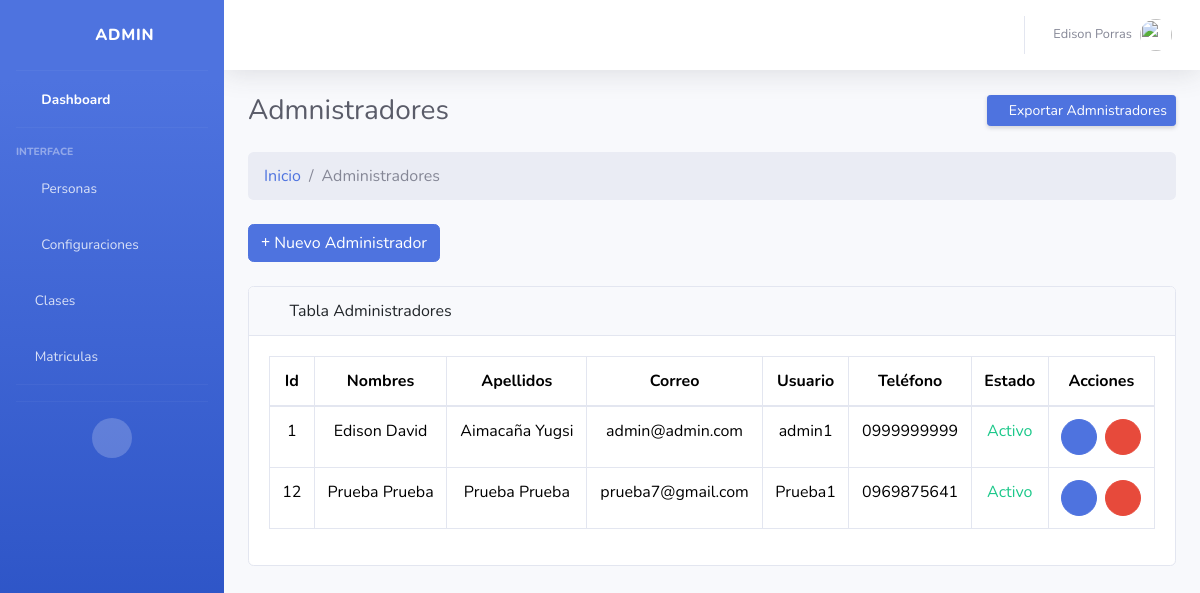
The page /administrador/ (signed in) on the database its author committed.
### Aplicaciones/core/models.py (models this page shows, shortened)
class Administradores(models.Model):
    adm_id = models.AutoField(primary_key=True)
    fk_id_persona = models.ForeignKey(Personas,verbose_name='Persona',on_delete=models.CASCADE)
    adm_fotografia = models.ImageField(upload_to='administradores/' ,default=None,null=True,blank=True,verbose_name="Fotografía:")
    adm_estado = models.BooleanField(default=True,verbose_name='Estado:')

class Personas(models.Model):
    per_id = models.AutoField(primary_key=True)
    fk_id_usuario = models.ForeignKey(User,verbose_name='Usuario',on_delete=models.CASCADE)
    per_segundo_nombre = models.CharField(max_length=50,default="Null",null=False,verbose_name="Segundo nombre:")
    per_segundo_apellido = models.CharField(max_length=50,default="Null",null=False,verbose_name="Segundo apellido:")
    per_fecha_nacimiento = models.DateField(
    null=True,          # permite guardar NULL en la base de datos
    blank=True,         # permite dejarlo en blanco en formularios
    verbose_name="Fecha de nacimiento:"
)
    per_cedula = models.CharField(max_length=15,default="Null",null=False,verbose_name="Cédula:")
    per_telefono = models.CharField(max_length=15,default="Null",null=True,verbose_name="Teléfono:")
    per_fecha_actualizacion = models.DateTimeField(auto_now=True,verbose_name='Actualizado el:')

### Aplicaciones/core/views/crud_administrador_views.py (the view)
# urls.py: path('', loguin_views.index, name='loguin_index'),
@admin_required  # ← AGREGAR ESTE DECORADOR
def index(request):
    administradores = Administradores.objects.exclude(fk_id_persona__fk_id_usuario=request.user)
    return render(request, 'administrador/index.html', {'administradores': administradores})

### Aplicaciones/core/context_processors.py (called while the page is built, shortened)
def foto_perfil_usuario(request):
    if request.user.is_authenticated:
        try:
            persona = Personas.objects.get(fk_id_usuario=request.user)
        except Personas.DoesNotExist:
            return {'foto_perfil': None}
    return {'foto_perfil': None}

### Aplicaciones/core/templates/administrador/index.html (shortened to what this page needs)
{% extends 'plantillas/MasterAdmin.html' %}
{% load static %}
{% block css %}
<link href="{% static 'vendor/fontawesome-free/css/all.min.css' %}" rel="stylesheet" type="text/css">
{% endblock %}
{% block content %}
<div class="container-fluid ">
  <div class="d-sm-flex align-items-center justify-content-between mb-4">
    <h1 class="h3 mb-0 text-gray-800">Admnistradores</h1>
    <a href="#" class="d-none d-sm-inline-block btn btn-sm btn-primary shadow-sm"> Exportar Admnistradores </a>
  </div>
  <ol class="breadcrumb mb-4">
    <li class="breadcrumb-item"><a href="{% url 'core_admin' %}">Inicio</a></li>
    <li class="breadcrumb-item active">Administradores</li>
  </ol>
  <div class="mb-4">
    <a href="{% url 'administrador_create' %}" class="btn btn-primary"><i class="fas fa-plus"></i> Nuevo
      Administrador</a>
  </div>
  <div class="card mb-4">
    <div class="card-header">
      <i class="fas fa-table me-1"></i>
      Tabla Administradores
    </div>
    <div class="card-body">
      <div class="table-responsive">
        <table class="table table-bordered text-center" id="tbl-admin" width="100%" cellspacing="0">
          <thead>
            <tr>
              <th>Id</th>
              <th>Nombres</th>
              <th>Apellidos</th>
              <th>Correo</th>
              <th>Usuario</th>
              <th>Teléfono</th>
              <th>Estado</th>
              <th>Acciones</th>
            </tr>
          </thead>
          <tbody>
            {% for admin in administradores %}
              <tr>
                <td>{{admin.adm_id}}</td>
                <td>{{admin.fk_id_persona.fk_id_usuario.first_name}} {{admin.fk_id_persona.per_segundo_nombre}}</td>
                <td>{{admin.fk_id_persona.fk_id_usuario.last_name}} {{admin.fk_id_persona.per_segundo_apellido}}</td>
                <td>{{admin.fk_id_persona.fk_id_usuario.email}}</td>
                <td>{{admin.fk_id_persona.fk_id_usuario.username}}</td>
                <td>{{admin.fk_id_persona.per_telefono}}</td>
                {% if admin.adm_estado %}
                  <td class="text-success">Activo</td>
                {% else %}
                  <td class="text-danger">Inactivo</td>
                {% endif %}
                <td>
                   <div class="d-flex gap-2 justify-content-center">
                    <a href="{%url 'administrador_edit' admin.adm_id%}" type="button" class="btn btn-sm btn-primary rounded-circle d-flex align-items-center justify-content-center" style="width: 36px; height: 36px;">
                      <span><i class="fas fa-pen"></i></span>
                    </a>
                    <a class="btn btn-sm btn-danger rounded-circle d-flex align-items-center justify-content-center" style="width: 36px; height: 36px;" data-bs-toggle="modal"
                      data-bs-target="#eliminarModal{{admin.adm_id}}"><i class="fas fa-trash"></i>
                  </a>
                  </div>
                </td>
              </tr>
            {% empty %}
              <tr>
                <td colspan="8">No hay administradores registrados</td>
              </tr>
            {% endfor %}
          </tbody>
        </table>
      </div>
    </div>
  </div>
</div>
{% endblock %}

### Aplicaciones/core/templates/plantillas/MasterAdmin.html (shortened to what this page needs)
{% load static %}
<!DOCTYPE html>
<html lang="es">
  <head>
    <link href="{% static 'vendor/fontawesome-free/css/all.min.css'%}" rel="stylesheet" type="text/css" />
    <link rel="stylesheet" href="{% static 'css/bootstrap.min.css' %}" />
    <link href="{% static 'vendor/bootstrap-select/css/bootstrap-select.min.css' %}" rel="stylesheet">
    <link href="{% static 'css/sb-admin-2.min.css' %}" rel="stylesheet" />
    {% block css %}
    {% endblock %}
  </head>
  <body id="page-top">
    <div id="wrapper">
      <ul class="navbar-nav bg-gradient-primary sidebar sidebar-dark accordion" id="accordionSidebar">
        <a class="sidebar-brand d-flex align-items-center justify-content-center" href="{% url 'core_admin' %}">
          <div class="sidebar-brand-icon rotate-n-15">
            <i class="fas fa-laugh-wink"></i>
          </div>
          <div class="sidebar-brand-text mx-3">
            Admin
          </div>
        </a>
        <hr class="sidebar-divider my-0" />
        <li class="nav-item active">
          <a class="nav-link" href="{% url 'core_admin' %}">
            <i class="fas fa-fw fa-tachometer-alt"></i>
            <span>Dashboard</span>
          </a>
        </li>
        <hr class="sidebar-divider" />
        <div class="sidebar-heading">Interface</div>
        <li class="nav-item">
          <a class="nav-link collapsed" href="#" data-toggle="collapse" data-target="#collapseTwo" aria-expanded="true" aria-controls="collapseTwo">
            <i class="fas fa-fw fa-users"></i>
            <span>Personas</span>
          </a>
        </li>
        <li class="nav-item">
          <a class="nav-link collapsed" href="#" data-toggle="collapse" data-target="#collapseUtilities" aria-expanded="true" aria-controls="collapseUtilities">
            <i class="fas fa-fw fa-wrench"></i>
            <span>Configuraciones</span>
          </a>
        </li>
        <li class="nav-item">
          <a class="nav-link" href="{% url 'clase_index' %}">
            <i class="fa-solid fa-chalkboard-user"></i>
            <span>Clases</span>
          </a>
        </li>
         <li class="nav-item">
          <a class="nav-link" href="{% url 'matricula_index'%}">
            <i class="fa-solid fa-file"></i>
            <span>Matriculas</span>
          </a>
        </li>
        <hr class="sidebar-divider" />
        <hr class="sidebar-divider d-none d-md-block" />
        <div class="text-center d-none d-md-inline">
          <button class="rounded-circle border-0" id="sidebarToggle"></button>
        </div>
      </ul>
      <div id="content-wrapper" class="d-flex flex-column">
        <div id="content">
          <nav class="navbar navbar-expand navbar-light bg-white topbar mb-4 static-top shadow">
            <ul class="navbar-nav ml-auto">
              <li class="nav-item dropdown no-arrow">
                <a class="nav-link dropdown-toggle" href="#" id="userDropdown" role="button" data-toggle="dropdown" aria-haspopup="true" aria-expanded="false">
                  <span class="mr-2 d-none d-lg-inline text-gray-600 small">{{ user.first_name }} {{ user.last_name }}</span>
                  <img class="img-profile rounded-circle" src="{{ foto_perfil }}" onerror="this.onerror=null;this.src='{% static 'img/undraw_profile.svg' %}';" />
                </a>
              </li>
            </ul>
          </nav>
            {% block content %}
            {% endblock %}
          </div>
        </div>
      </div>
  </body>
</html>

### rows shown on the page
Administradores: adm_id "1", fk_id_persona.fk_id_usuario.first_name "Edison", fk_id_persona.per_segundo_nombre "David", fk_id_persona.fk_id_usuario.last_name "Aimacaña", fk_id_persona.per_segundo_apellido "Yugsi", fk_id_persona.fk_id_usuario.email "admin@admin.com", fk_id_persona.fk_id_usuario.username "admin1", fk_id_persona.per_telefono "0999999999", adm_estado "Activo"
Administradores: adm_id "12", fk_id_persona.fk_id_usuario.first_name "Prueba", fk_id_persona.per_segundo_nombre "Prueba", fk_id_persona.fk_id_usuario.last_name "Prueba", fk_id_persona.per_segundo_apellido "Prueba", fk_id_persona.fk_id_usuario.email "prueba7@gmail.com", fk_id_persona.fk_id_usuario.username "Prueba1", fk_id_persona.per_telefono "0969875641", adm_estado "Activo"

### other values the page prints
{{ user.first_name }} "Edison"
{{ user.last_name }} "Porras"
